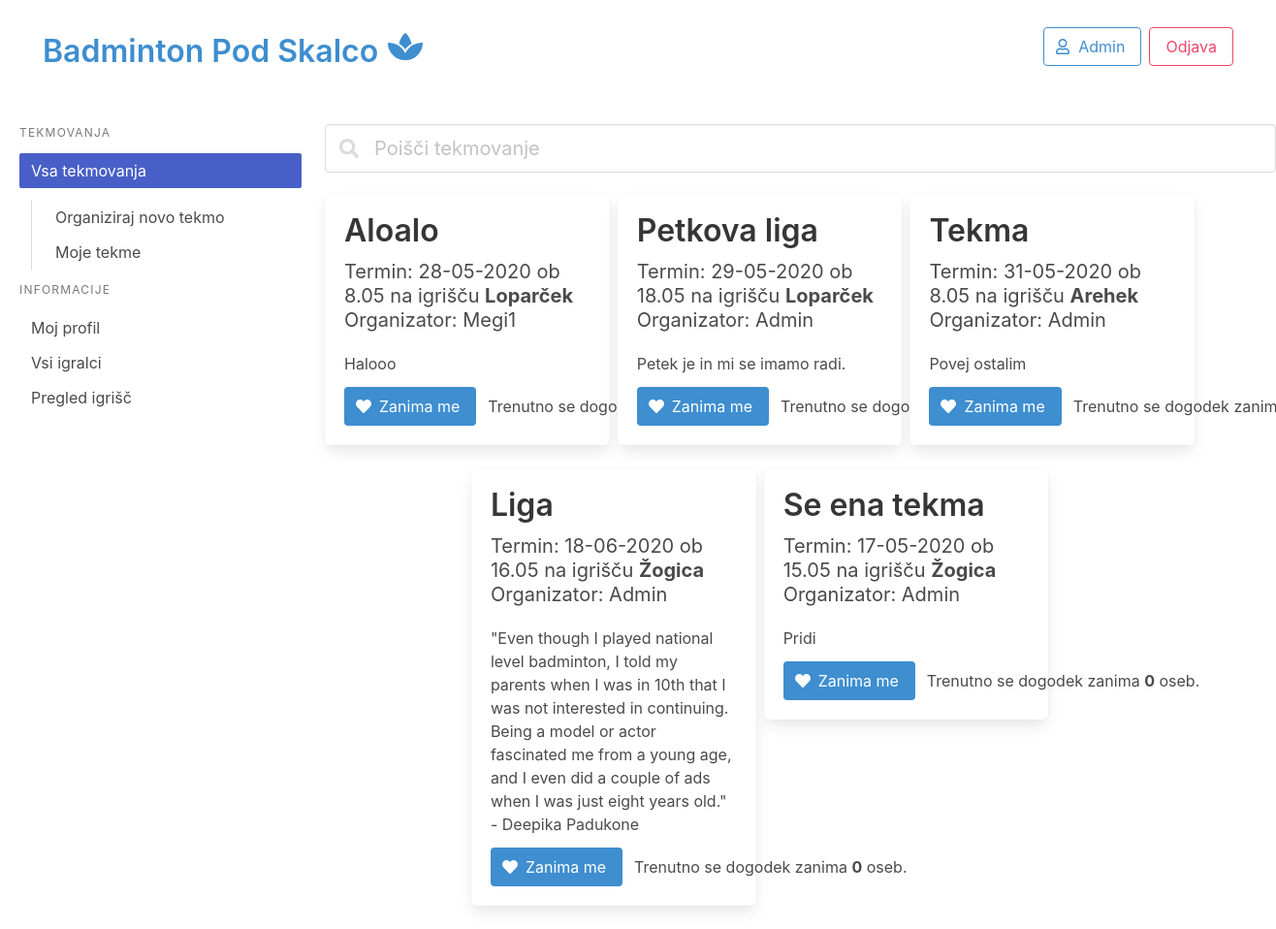
Page /index.php/index (signed in) on the committed database.
### tables this page shows
CREATE TABLE `tekme` (
  `MID` int(11) NOT NULL,
  `NAZIV` varchar(30) NOT NULL,
  `FID` int(11) NOT NULL,
  `ORGANIZATOR` int(11) NOT NULL,
  `URA` int(11) NOT NULL,
  `DATUM` varchar(10) NOT NULL,
  `OPISTEKME` text NOT NULL,
  `LIKES` int(11) DEFAULT NULL
);

CREATE TABLE `igrisca` (
  `FID` int(11) NOT NULL,
  `NAZIV` varchar(30) NOT NULL,
  `OPIS` text NOT NULL
);

CREATE TABLE `igralci` (
  `PID` int(11) NOT NULL,
  `USERNAME` varchar(30) NOT NULL,
  `PASSWORD` varchar(30) NOT NULL,
  `GSM` varchar(9) DEFAULT NULL,
  `SPOL` char(1) DEFAULT NULL,
  `PREDZNANJE` int(11) NOT NULL,
  `PRIDRUŽITEV` datetime NOT NULL DEFAULT current_timestamp()
);

### controller/RouteController.php (called while the page is built, shortened)
<?php
require_once("Model/SkalcaDB.php");
class RouteController {
    public static function index(){
        $matches = SkalcaDB::getAllMatches();
        $players = SkalcaDB::getAllPlayers();
        $fields  = SkalcaDB::getAllFields();
        $likes   = SkalcaDB::getAllLikes();
        $vars = ["matches" => $matches, "players" => $players, "fields" => $fields, "likes" => $likes];
        ViewHelper::render("view/dashboard.php", $vars);
    }
}

### Model/SkalcaDB.php (called while the page is built, shortened)
<?php
class SkalcaDB{
    public static function getAllPlayers() {
        $db = DBInit::getInstance();
        $statement = $db->prepare("SELECT * FROM igralci");
        $statement->execute();
        return $statement->fetchAll();
    }
    public static function getAllFields() {
        $db = DBInit::getInstance();
        $statement = $db->prepare("SELECT * FROM igrisca");
        $statement->execute();
        return $statement->fetchAll();
    }
    public static function getAllMatches() {
        $db = DBInit::getInstance();
        $statement = $db->prepare("SELECT * FROM tekme");
        $statement->execute();
        return $statement->fetchAll();
    }
    public static function getAllLikes(){
        $db = DBinit::getInstance();
        $statement = $db -> prepare("SELECT * FROM likes;");
        $statement -> execute();
        return $statement -> fetchAll();
    }
}

### controller/MatchController.php (called while the page is built, shortened)
<?php
class MatchController {
    public static function userLiked($MID, $PID, $likes){
        return false;
    }
}

### view/dashboard.php (the view, shortened to what this page needs)
<?php include_once("controller/MatchController.php"); ?>
<!DOCTYPE html>
<html lang="en">
<head>
    <link rel="stylesheet" href="https://cdn.jsdelivr.net/npm/bulma@0.8.2/css/bulma.min.css">
</head>
<body>
    <?php include_once("navbar.php") ?>
    <div class="columns" style="margin-top:20px;">
        <div class="column is-3 is-mobile">
        <?php include_once("sidemenu.php") ?>
        </div>
        <div class="column">
        <div class="control has-icons-left">
                    <input class="input is-medium" type="text" placeholder="Poišči tekmovanje" id="search-field">
                    <span class="icon is-small is-left">
                    </span>
        </div>
            <div id="match_dashboard" class="columns" style="margin-top: 10px;">
            <div class="column is-11">
                <div class="columns is-multiline is-centered is-variable is-1">
                <?php if (!empty($matches)): ?>
                <?php foreach($matches as $match): ?>
                    <div class="column is-4">
                    <div class="box">
                        <article class="media">
                            <div class="media-content">
                            <div class="content">
                            <p class="title"><?= $match["NAZIV"] ?> </p>
                                <p class="subtitle">Termin: <?php
                                    $originalDate = $match["DATUM"];
                                    $newDate = date("d-m-Y", strtotime($originalDate));
                                    echo $newDate
                                    ?>
                                    ob <?= $match["URA"] ?>.05 na igrišču
                                    <b><?php foreach($fields as $field){
                                        if($field["FID"] == $match["FID"]){
                                            echo $field["NAZIV"];
                                            break;
                                        }
                                    }
                                     ?></b>
                                    <br>
                                    Organizator: <?php foreach($players as $player){
                                    if ($player["PID"] == $match["ORGANIZATOR"]){
                                        echo $player["USERNAME"];
                                        break;
                                    }}?>
                                </p>
                                <?= $match["OPISTEKME"]; ?>
                            </div>
                            <nav class="level is-mobile">
                                <div class="level-left">
                                <?php if(isset($_SESSION["user_id"])): ?>
                                <?php
                                    if (!MatchController::userLiked($match["MID"], $_SESSION["user_id"], $likes)):
                                ?>
                                <button class="like-btn upvote level-item button is-info" aria-label="like" id="<?= $match["MID"]?>">
                                    <span class="icon is-small">
                                    <i class="fas fa-heart" aria-hidden="true"></i>
                                    </span>
                                    <span>Zanima me</span>
                                </button>
                                    <?php endif; ?>
                                <?php endif; ?>
                                <p class="level-item" aria-label="like">
                                    <span>Trenutno se dogodek zanima <b><?= $match["LIKES"] ?></b> oseb.</span>
                                </div>
                            </nav>
                            </div>
                        </article>
                        </div>
                        </div>
                <?php endforeach; ?>
                <?php else: ?>
                    <?php include_once("empty-dashboard.php");?>
                <?php endif; ?>
                </div>
                </div>
            </div>
            </div>
    </div>
</body>
</html>

### rows in the picture
tekme: NAZIV "Aloalo", DATUM "28-05-2020", URA "8", OPISTEKME "Halooo"
igrisca: NAZIV "Loparček"
igralci: USERNAME "Megi1"
tekme: NAZIV "Petkova liga", DATUM "29-05-2020", URA "18", OPISTEKME "Petek je in mi se imamo radi."
igralci: USERNAME "Admin"
tekme: NAZIV "Tekma", DATUM "31-05-2020", URA "8", OPISTEKME "Povej ostalim"
igrisca: NAZIV "Arehek"
tekme: NAZIV "Liga", DATUM "18-06-2020", URA "16", OPISTEKME "\"Even though I played national level badminton, I told my parents when I was in 10th that I was not interested in continuing. Being a model or actor fascinated me from a young age, and I even did a couple of ads when I was just eight years old.\" - Deepika Padukone", LIKES "0"
igrisca: NAZIV "Žogica"
tekme: NAZIV "Se ena tekma", DATUM "17-05-2020", URA "15", OPISTEKME "Pridi", LIKES "0"

### other values in the picture
$_SESSION["username"] "Admin"
